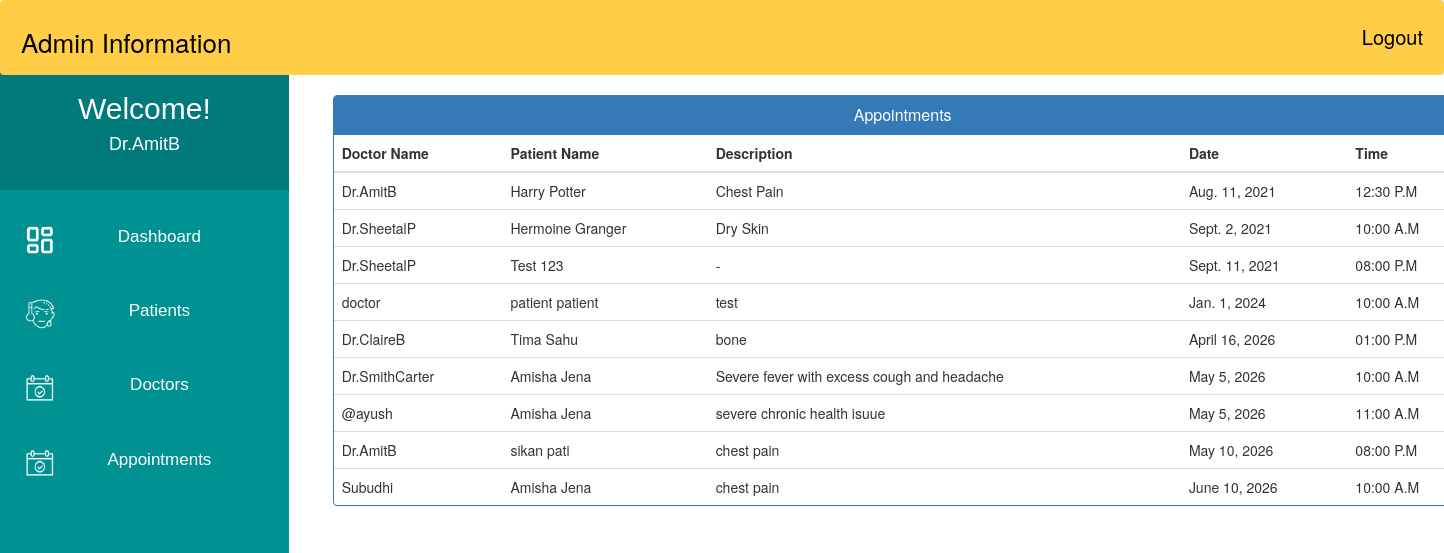
/admin_view_appointment/ (signed in), run on the app's committed database.
### MyApp/models.py (models this page shows, shortened)
class Appointment(models.Model):
    patientId=models.PositiveIntegerField(null=True)
    doctorId=models.PositiveIntegerField(null=True)
    patientName=models.CharField(max_length=40,null=True)
    doctorName=models.CharField(max_length=40,null=True)
    appointmentDate=models.DateField(null=False)
    description=models.TextField(max_length=500)
    status=models.BooleanField(default=False)
    time = models.CharField(max_length=10, choices=Time,default="")

### MyApp/views.py (the view)
# urls.py: path('admin_view_appointment/', views.admin_view_appointment, name="admin_view_appointment"),
@login_required(login_url='adminlogin')
def admin_view_appointment(request):
    appointments=Appointment.objects.all().filter(status=True)
    return render(request,'MyApp/admin_view_appointment.html',{'appointments':appointments})

### templates/MyApp/admin_view_appointment.html (shortened to what this page needs)
{% extends 'MyApp/admin_base.html' %}
{% block content_dashboard %}
<head>
  <link href="//netdna.bootstrapcdn.com/bootstrap/3.0.0/css/bootstrap.min.css" rel="stylesheet" id="bootstrap-css">
</head>
<div class="container" style="margin-left:22%; margin-right:5%;">
  <div class="panel panel-primary">
    <div class="panel-heading">
      <h6 class="panel-title">Appointments</h6>
    </div>
    <table class="table table-hover" id="dev-table">
      <thead>
        <tr>
          <th>Doctor Name</th>
          <th>Patient Name</th>
          <th>Description</th>
          <th>Date</th>
          <th>Time</th>
        </tr>
      </thead>
      {% for a in appointments %}
      <tr>
        <td> {{a.doctorName}}</td>
        <td>{{a.patientName}}</td>
        <td>{{a.description}}</td>
        <td>{{a.appointmentDate}}</td>
        <td>{{a.time}}</td>
      </tr>
      {% endfor %}
    </table>
  </div>
</div>
{% endblock content_dashboard %}

### templates/MyApp/admin_base.html (shortened to what this page needs)
<!DOCTYPE html>
{% load staticfiles %}
<html lang="en">
<head>
</head>
<body>
    <div class="navbar">
        <a>Admin Information</a>
        <a href="{% url 'MyApp:logout' %}" class="logoutbtn" style="font-size:18px, text-align: center;">Logout</a>
    </div>
     <div class="sidebar">
        <div class="userprofile">
            <h2 style="color:white; font-family:sans-serif; padding-top:25px; text-align:center; margin:0px;">Welcome!</h2>
            <h4 style="color:white; font-family:sans-serif; text-align:center; padding-bottom:35px;">{{request.user.username}}</h4>
        </div>
        <a href="{% url 'MyApp:admin_dashboard' %}"><img class="icon" src="{% static "images/PDash.png" %}">Dashboard</a>
        <a href="{% url 'MyApp:admin_patient' %}"><img class="icon" src="{% static "images/PIcon.png" %}">Patients</a>
        <a href="{% url 'MyApp:admin_doctor' %}"><img class="icon" src="{% static "images/ApptIcon.png" %}">Doctors</a>
        <a href="{% url 'MyApp:admin_appointment' %}"><img class="icon" src="{% static "images/ApptIcon.png" %}">Appointments</a>
    </div>
{%  block content_dashboard %}
{%  endblock content_dashboard %}
</body>
</html>

### templates/MyApp/admin_base.html (style rules this page uses)
body { background-color: rgb(255, 255, 255); padding: 0px; margin-top: 0px; margin-left: 0px; margin-right: 0px; margin-bottom: 0px; }
.navbar { overflow: hidden; background-color: rgb(255, 206, 70); height:75px; width:100%; padding-top:22px; z-index:1; top:0; position:fixed; display:block; }
.navbar a { float: left; display:block; font-size: 26px; color: black; text-align: center; padding-left:20px; text-decoration: none; }
.navbar .logoutbtn { float: right; display:block; font-size: 20px; color: black; text-align: center; padding-right:20px; text-decoration: none; }
.sidebar .userprofile { background-color: rgb(0, 122, 122); }
.sidebar { margin-top: 0px; padding-top: 0px; width: 20%; text-align: center; height=100vh; background-color: rgb(0, 146, 146); font-family: sans-serif; font-size:17px; font-weight: normal; position: fixed; top: 67px; left: 0; bottom: 0; }
.sidebar a { display: block; color: white; padding: 25px; text-decoration: none; }
.icon { float:left; width:30px; height:30px; }

### templates/MyApp/admin_view_appointment.html (style rules this page uses)
a:link { text-decoration: none; }
h6 { text-align: center; }

### data on the page
Appointment: doctorName "Dr.AmitB", patientName "Harry Potter", description "Chest Pain", appointmentDate "Aug. 11, 2021", time "12:30 P.M"
Appointment: doctorName "Dr.SheetalP", patientName "Hermoine Granger", description "Dry Skin", appointmentDate "Sept. 2, 2021", time "10:00 A.M"
Appointment: doctorName "Dr.SheetalP", patientName "Test 123", description "-", appointmentDate "Sept. 11, 2021", time "08:00 P.M"
Appointment: doctorName "doctor", patientName "patient patient", description "test", appointmentDate "Jan. 1, 2024", time "10:00 A.M"
Appointment: doctorName "Dr.ClaireB", patientName "Tima Sahu", description "bone", appointmentDate "April 16, 2026", time "01:00 P.M"
Appointment: doctorName "Dr.SmithCarter", patientName "Amisha Jena", description "Severe fever with excess cough and headache", appointmentDate "May 5, 2026", time "10:00 A.M"
Appointment: doctorName "@ayush", patientName "Amisha Jena", description "severe chronic health isuue", appointmentDate "May 5, 2026", time "11:00 A.M"
Appointment: doctorName "Dr.AmitB", patientName "sikan pati", description "chest pain", appointmentDate "May 10, 2026", time "08:00 P.M"
Appointment: doctorName "Subudhi", patientName "Amisha Jena", description "chest pain", appointmentDate "June 10, 2026", time "10:00 A.M"

### other printed values
{{ request.user.username }} "Dr.AmitB"
